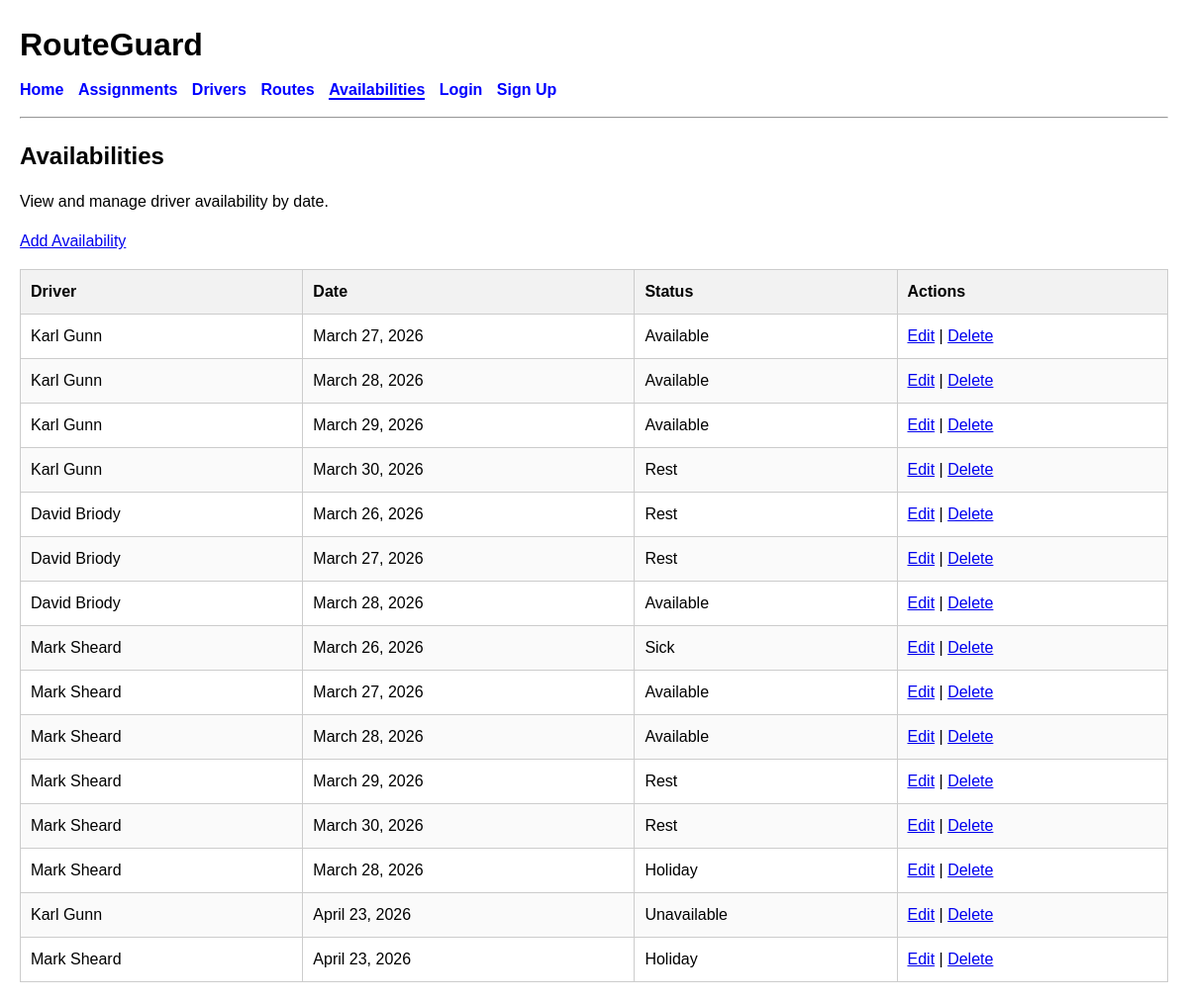
Before: /availabilities/ with the older database file.
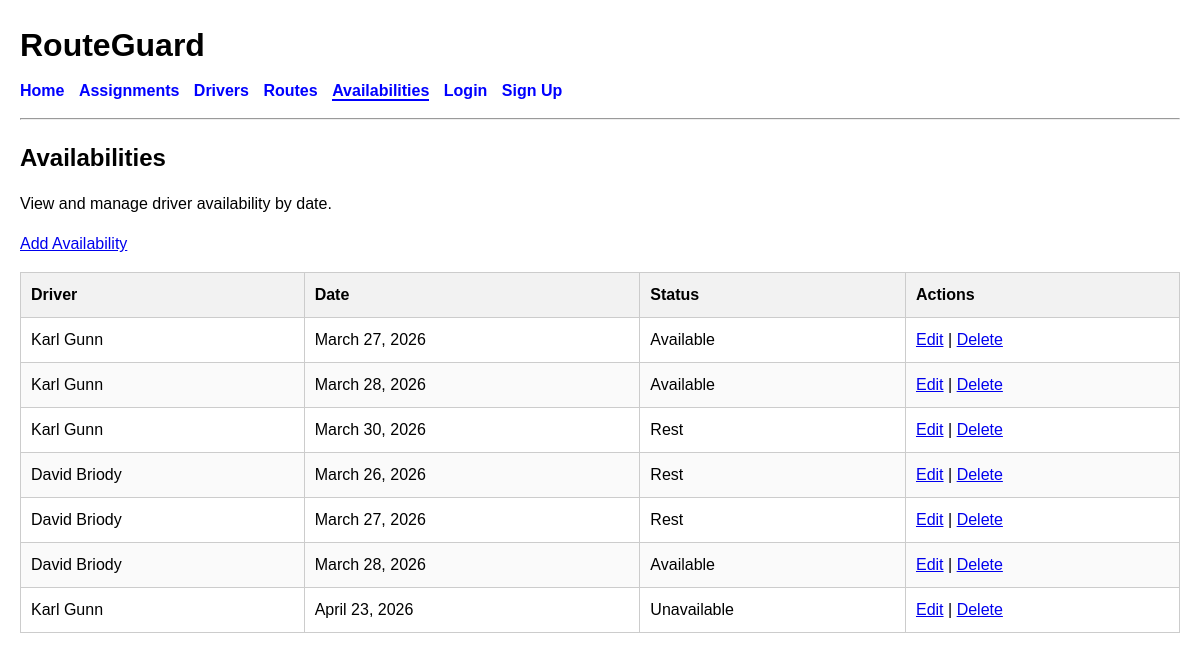
After: the same page with the newer database file.
### planner/models.py (models this page shows, shortened)
class Availability(models.Model):
    STATUS_CHOICES = [
        ("available", "Available"),
        ("rest", "Rest"),
        ("holiday", "Holiday"),
        ("sick", "Sick"),
        ("unavailable", "Unavailable"),
    ]
    driver = models.ForeignKey(Driver, on_delete=models.CASCADE)
    date = models.DateField()
    status = models.CharField(max_length=20, choices=STATUS_CHOICES)

class Driver(models.Model):
    name = models.CharField(max_length=100)
    employee_id = models.CharField(max_length=20, unique=True)
    active = models.BooleanField(default=True)
    def __str__(self):
        return self.name

### planner/views.py (the view)
# urls.py: path("availabilities/", views.availability_list, name="availability_list"),
def availability_list(request):
    availabilities = Availability.objects.all()
    return render(
        request,
        "planner/availability_list.html",
        {"availabilities": availabilities},
    )

### planner/templates/planner/availability_list.html
{% extends "base.html" %}
{% block content %}
<h2>Availabilities</h2>
<p>View and manage driver availability by date.</p>
<p><a href="{% url 'create_availability' %}">Add Availability</a></p>
{% if availabilities %}
    <table>
        <thead>
            <tr>
                <th>Driver</th>
                <th>Date</th>
                <th>Status</th>
                <th>Actions</th>
            </tr>
        </thead>
        <tbody>
            {% for availability in availabilities %}
                <tr>
                    <td>{{ availability.driver }}</td>
                    <td>{{ availability.date }}</td>
                    <td>{{ availability.get_status_display }}</td>
                    <td>
                        <a href="{% url 'edit_availability' availability.id %}">Edit</a>
                        |
                        <a href="{% url 'delete_availability' availability.id %}">Delete</a>
                </tr>
            {% endfor %}
        </tbody>
    </table>
{% else %}
    <p>No availability records found.</p>
{% endif %}
{% endblock %}

### templates/base.html (shortened to what this page needs)
<!doctype html>
<html lang="en">
  <head>
  {% load static %}
  <link rel="stylesheet" href="{% static 'css/style.css' %}" />
</head>
  <body>
    <header>
      <h1>RouteGuard</h1>
      <nav>
        <a href="{% url 'home' %}" class="{% if request.path == '/' %}active{% endif %}">Home</a>
        <a href="{% url 'assignment_list' %}" class="{% if 'assignments' in request.path %}active{% endif %}">Assignments</a>
        <a href="{% url 'driver_list' %}" class="{% if 'drivers' in request.path %}active{% endif %}">Drivers</a>
        <a href="{% url 'route_list' %}" class="{% if 'routes' in request.path %}active{% endif %}">Routes</a>
        <a href="{% url 'availability_list' %}" class="{% if 'availabilities' in request.path %}active{% endif %}">Availabilities</a>
        {% if user.is_authenticated %}
        <form action="{% url 'logout' %}" method="post" class="logout-form">
          {% csrf_token %}
          <button type="submit">Logout</button>
        </form>
        {% else %}
        <a href="{% url 'login' %}">Login</a>
        <a href="{% url 'signup' %}">Sign Up</a>
        {% endif %}
      </nav>
      <hr />
    </header>
    <main>
       {% block content %} {% endblock %}
    </main>
  </body>
</html>

### static/css/style.css (style rules this page uses)
body { font-family: Arial, sans-serif; margin: 20px; line-height: 1.5; }
h1, h2 { margin-bottom: 10px; }
nav { margin-bottom: 15px; }
nav a { margin-right: 12px; text-decoration: none; color: blue; font-weight: bold; }
main { margin-top: 20px; }
table { width: 100%; border-collapse: collapse; margin-top: 15px; margin-bottom: 20px; }
th, td { border: 1px solid #ccc; padding: 10px; text-align: left; }
th { background-color: #f2f2f2; }
tr:nth-child(even) { background-color: #fafafa; }
nav a { text-decoration: none; margin-right: 10px; }
nav a.active { border-bottom: 2px solid blue; }

Changed rows visible on the page:
removed Availability: driver "Karl Gunn", date "March 29, 2026", status "Available"
removed Availability: driver "Mark Sheard", date "March 26, 2026", status "Sick"
removed Availability: driver "Mark Sheard", date "March 27, 2026", status "Available"
removed Availability: driver "Mark Sheard", date "March 28, 2026", status "Available"
removed Availability: driver "Mark Sheard", date "March 29, 2026", status "Rest"
removed Availability: driver "Mark Sheard", date "March 30, 2026", status "Rest"
removed Availability: driver "Mark Sheard", date "March 28, 2026", status "Holiday"
removed Availability: driver "Mark Sheard", date "April 23, 2026", status "Holiday"
